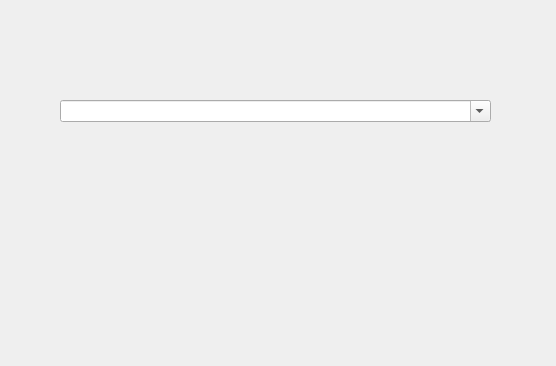
<?xml version="1.0" encoding="UTF-8"?>
<ui version="4.0">
 <class>Form</class>
 <widget class="QWidget" name="Form">
  <property name="geometry">
   <rect>
    <x>0</x>
    <y>0</y>
    <width>556</width>
    <height>366</height>
   </rect>
  </property>
  <property name="windowTitle">
   <string>Form</string>
  </property>
  <widget class="QComboBox" name="comboBox">
   <property name="geometry">
    <rect>
     <x>60</x>
     <y>100</y>
     <width>431</width>
     <height>22</height>
    </rect>
   </property>
   <property name="editable">
    <bool>true</bool>
   </property>
   <property name="currentText">
    <string/>
   </property>
  </widget>
 </widget>
 <resources/>
 <connections/>
</ui>
